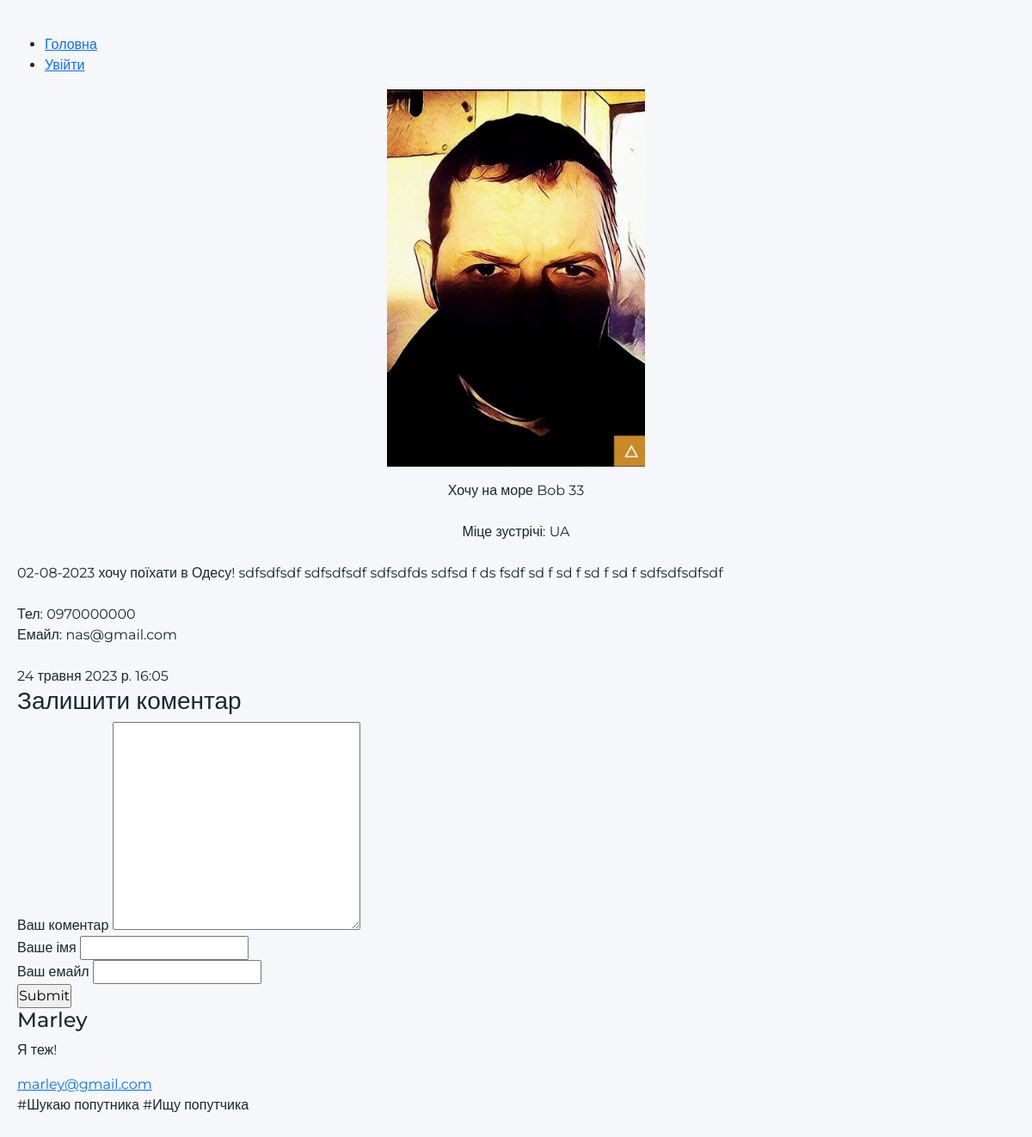
Before: /1 with the older database file.
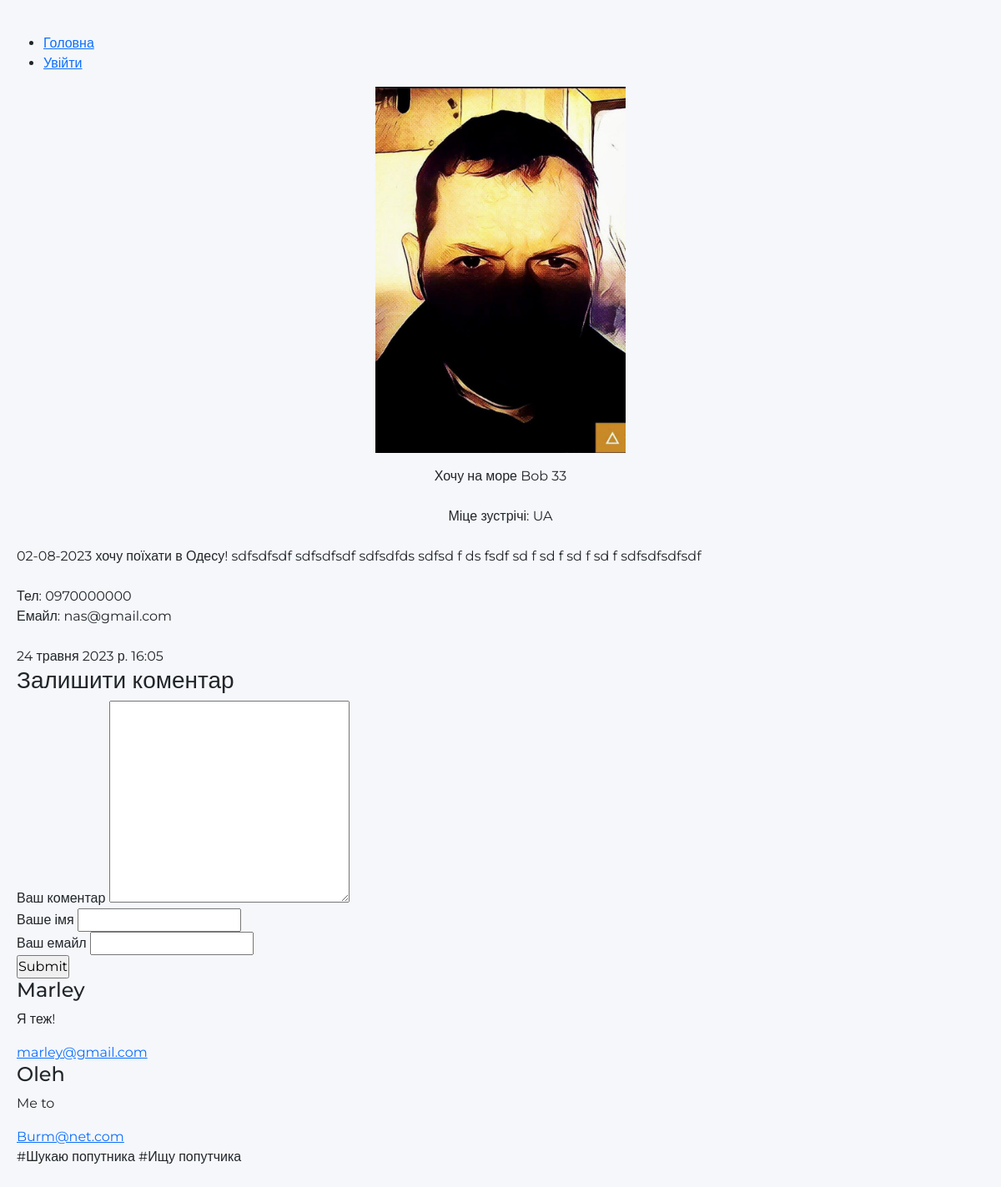
After: the same page with the newer database file.
### journey/models.py (models this page shows, shortened)
class Post(models.Model):
    autor = models.CharField('Автор: ', max_length=50)
    age = models.CharField('Вік: ', max_length=2)
    sex = models.CharField('Стать:', max_length=1, choices=GENDER_CHOICES)
    image = models.ImageField('Світлина: ', upload_to='image/%Y', blank=True, null=True)
    title = models.CharField('Заголовок: ', max_length=150)
    place = models.CharField('Місце подорожі: ', max_length=150, choices=COUNTRY_CHOICES, blank=True, null=True)
    description = models.TextField('Опис: ', max_length=2000)
    phone = models.CharField('Тел: ', max_length=20, validators=[validate_integer])
    mail = models.EmailField('Емайл:', max_length=20, validators=[validate_email])
    date = models.DateTimeField('Дата публікації:', auto_now_add=True)
    class Meta:
        verbose_name = 'Запиc'
        verbose_name_plural = 'Записи'

class Comments(models.Model):
    email = models.EmailField()
    name = models.CharField('Автор:',max_length=50)
    text_comments = models.TextField('Текст коменту:', max_length=500)
    post = models.ForeignKey(Post, verbose_name='Публікація', on_delete=models.CASCADE)
    class Meta:
        verbose_name = 'Коментар'
        verbose_name_plural = 'Коментарі'

### journey/views.py (the view)
# urls.py: path('<int:pk>', views.PostViewDetail.as_view()),#, name='detail'),
class PostViewDetail(View):
    def get(self, request, pk):
        post = Post.objects.get(id=pk)
        return render(request, 'journey/detail.html', {'post': post})

### journey/templates/journey/detail.html (shortened to what this page needs)
{% extends 'journey/base.html' %}
{% load static %}
{% block content %}
<div>
    <div class="image">
        <p align="center">
            <img src="{{ post.image.url }}" width="300px"/>
        </p>
    </div>
    <div align="center">
        <span>{{post.title}}  {{post.autor}}  {{post.age}}</span>
    </div>
    <div align="center">
        <br>
        Міце зустрічі: {{post.place}}
    </div>
    <div>
        <br>
        {{post.description}}
    </div>
    <div>
        <br>
        Тел: {{post.phone}}
        <br>
        Емайл: {{post.mail}}
    </div>
    <div>
        <br>
        {{post.date}}
        <br>
    </div>
</div>
<div class="form-comment">
    <h3>Залишити коментар</h3>
    <div>
        <form action="{% url 'add_comments' post.id %}" method="post">
            <div>
                <label>Ваш коментар</label>
                <textarea name="text_comments" id="" cols="30" rows="10"></textarea>
            </div>
            <div>
                <label>Ваше імя</label>
                <input type="text" name="name">
            </div>
            <div>
                <label>Ваш емайл</label>
                <input type="email" name="email">
            </div>
            <div>
                <input type="submit">
            </div>
        </form>
    </div>
</div>
<div>
    {% for comment in post.comments_set.all %}
    <div class="view-comment">
        <h4>{{ comment.name }}</h4>
        <p>
            {{ comment.text_comments }}
        </p>
        <div> <a class="color" e href="mailto:{{ comment.email }}">{{ comment.email }}</a>
        </div>
    </div>
    {% endfor %}
</div>
{% endblock %}

### journey/templates/journey/base.html (shortened to what this page needs)
{% load static %}
<html lang="uk">
<head>
	<link rel="stylesheet" href="https://cdn.jsdelivr.net/npm/bootstrap@5.2.3/dist/css/bootstrap.min.css">
    <link rel="stylesheet" href="https://use.fontawesome.com/releases/v5.8.2/css/all.css">
    <link rel="stylesheet" href="{% static '/css/style.css' %}">
</head>
<body>
<div id="navigation">
			<ul>
			    <li><a href="/" class="active">Головна</a></li>
				{% if user.is_authenticated %}
			    <li><a href="/admin/">Адмін панель</a></li>
				{% else %}
    			<li><a href="/admin/logout/">Увійти</a></li>
				{% endif %}
			</ul>
</div>
{% block content %}
{% endblock %}
<div class="hashtag">
	<p>
	<span>#Шукаю попутника #Ищу попутчика</span>
	</p>
</div>
</body>
</html>

### journey/static/css/style.css (style rules this page uses)
* { padding: 0; margin: 0; box-sizing: border-box; }
body { background-color: #f5f7fa ; font-family: 'Montserrat', sans-serif; padding-top: 40px; padding-bottom: 40px; padding-left: 20px; padding-right: 20px; }

Changed rows visible on the page:
added Comments: name "Oleh", text_comments "Me to", email "Burm@net.com"
